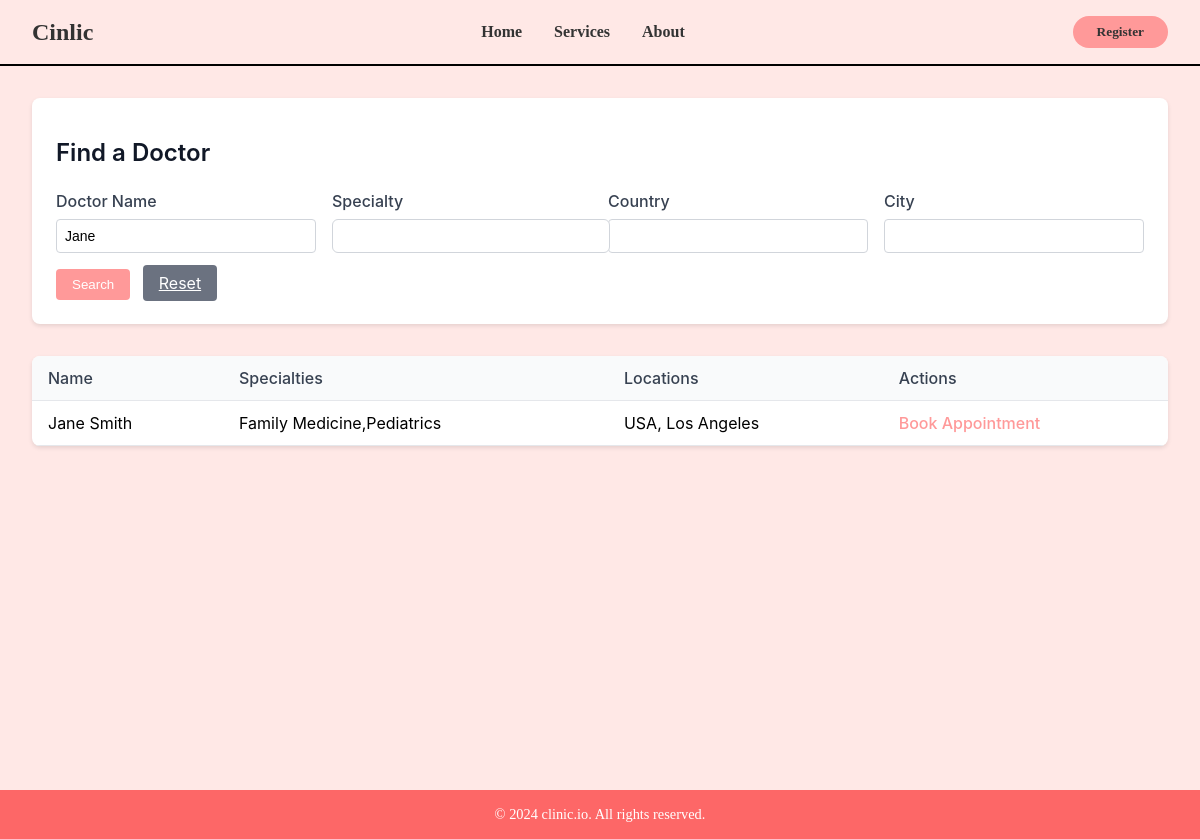
Page /search.php?name=Jane on the committed database.
### tables this page shows
CREATE TABLE IF NOT EXISTS patient ( 
    ID INT NOT NULL PRIMARY KEY AUTO_INCREMENT, 
    First_Name VARCHAR(50) NOT NULL,
    Last_Name VARCHAR(50) NOT NULL, 
    Email VARCHAR(100) NOT NULL UNIQUE, 
    pwd VARCHAR(255) NOT NULL, 
    phoneNum VARCHAR(15) NOT NULL, 
    DOB DATE NOT NULL, 
    gender VARCHAR(10) NOT NULL, 
    BloodType VARCHAR(3) NOT NULL,
    Created_AT TIMESTAMP DEFAULT CURRENT_TIMESTAMP,
    Updated_AT TIMESTAMP DEFAULT CURRENT_TIMESTAMP ON UPDATE CURRENT_TIMESTAMP, 
    Session_ID VARCHAR(128) DEFAULT NULL,
    CONSTRAINT chk_gender CHECK (gender IN ('Male', 'Female')),
    CONSTRAINT chk_bloodtype CHECK (BloodType IN ('A+', 'A-', 'B+', 'B-', 'AB+', 'AB-', 'O+', 'O-'))
);

### includes/search_model.inc.php (called while the page is built, shortened)
<?php
function findDoctors($pdo, array $params, array $where_conditions)
{
    $query = "
    SELECT DISTINCT
        p.ID,
        p.First_Name,
        p.Last_Name,
        GROUP_CONCAT(DISTINCT s.Specialty_Name) as Specialties,
        GROUP_CONCAT(DISTINCT CONCAT(l.Country, ', ', l.City)) as Locations
    FROM patient p
    INNER JOIN doctor d ON p.ID = d.ID
    LEFT JOIN specialty s ON d.ID = s.DoctorID
    LEFT JOIN appointment a ON d.ID = a.DoctorID
    LEFT JOIN location l ON a.LocationID = l.ID
";
    if (!empty($where_conditions)) {
        $query .= " WHERE " . implode(" AND ", $where_conditions);
    }
    $query .= " GROUP BY p.ID, p.First_Name, p.Last_Name";
    try {
        $stmt = $pdo->prepare($query);
        $stmt->execute($params);
        return  $stmt->fetchAll();
    } catch (PDOException $e) {
        error_log("Query failed: " . $e->getMessage());
        return [];
    }
}

### search.php (the view, shortened to what this page needs)
<?php
try {
    $db = Database::getInstance();
    $pdo = $db->getConnection();
} catch (PDOException $e) {
    die("Connection failed: " . $e->getMessage());
}
$where_conditions = [];
$params = [];
if (!empty($_GET['name'])) {
    $name = $_GET['name'];
    $where_conditions[] = "(p.First_Name LIKE :name OR p.Last_Name LIKE :name2)";
    $params[':name'] = "%$name%";
    $params[':name2'] = "%$name%";
}
require_once 'includes/search_model.inc.php';
$results = findDoctors($pdo, $params, $where_conditions);
function h($str)
{
    return htmlspecialchars($str, ENT_QUOTES, 'UTF-8');
}
?>
<!DOCTYPE html>
<html lang="en">
<head>
    <link rel="stylesheet" href="css/layout.css">
    <link rel="stylesheet" href="css/search.css">
</head>
<body>
    <nav>
        <div class="logo">Cinlic</div>
        <div class="nav-links">
            <a href="index.php">Home</a>
            <a href="#">Services</a>
            <a href="about.php">About</a>
        </div>
        <button class="register-btn">Register</button>
    </nav>
    <main>
        <div class="search-container">
            <h1 style="margin-bottom: 1.5rem; color: #111827; font-size: 1.5rem; font-weight: 600;">Find a Doctor</h1>
            <form method="GET">
                <div class="search-grid">
                    <div class="search-field">
                        <label>Doctor Name</label>
                        <input type="text" name="name" value="<?= h($_GET['name'] ?? '') ?>">
                    </div>
                    <div class="search-field">
                        <label>Specialty</label>
                        <div class="custom-select">
                            <input type="text" name="specialty" id="specialty-input"
                                value="<?= h($_GET['specialty'] ?? '') ?>"
                                autocomplete="off">
                        </div>
                    </div>
                    <div class="search-field">
                        <label>Country</label>
                        <input type="text" name="country" value="<?= h($_GET['country'] ?? '') ?>">
                    </div>
                    <div class="search-field">
                        <label>City</label>
                        <input type="text" name="city" value="<?= h($_GET['city'] ?? '') ?>">
                    </div>
                </div>
                <div class="button-group">
                    <button type="submit" class="search-btn">Search</button>
                    <a href="<?= h($_SERVER['PHP_SELF']) ?>" class="reset-btn">Reset</a>
                </div>
            </form>
        </div>
        <table class="results-table">
            <thead>
                <tr>
                    <th>Name</th>
                    <th>Specialties</th>
                    <th>Locations</th>
                    <th>Actions</th>
                </tr>
            </thead>
            <tbody>
                <?php if (!empty($results)): ?>
                    <?php foreach ($results as $row): ?>
                        <tr>
                            <td><?= h($row['First_Name'] . ' ' . $row['Last_Name']) ?></td>
                            <td><?= h($row['Specialties'] ?? 'Not specified') ?></td>
                            <td><?= h($row['Locations'] ?? 'Not specified') ?></td>
                            <td>
                                <a href="appointment.php?doctor_id=<?= h($row['ID']) ?>" class="book-btn">
                                    Book Appointment
                                </a>
                            </td>
                        </tr>
                    <?php endforeach; ?>
                <?php endif; ?>
            </tbody>
        </table>
    </main>
    <footer>
        &copy; 2024 clinic.io. All rights reserved.
    </footer>
</body>
</html>

### css/layout.css (style rules this page uses)
body { margin: 0; font-family: -apple-system, BlinkMacSystemFont, "Segoe UI", Roboto, sans-serif; background-color: #ffe8e6; }
nav { font-family: 'Margarine', cursive; display: flex; justify-content: space-between; padding: 1rem 2rem; align-items: center; background-color: #ffe8e6; border-bottom: 2px solid rgba(0, 0, 0, 1); font-weight: 700; }
.logo { font-size: 1.5rem; font-weight: bold; color: #333; }
.nav-links { display: flex; gap: 2rem; }
.nav-links a { text-decoration: none; color: #333; }
.register-btn { font-family: 'Margarine', cursive; background-color: #ff9999; padding: 0.5rem 1.5rem; border-radius: 20px; font-weight: 700; border: none; color: #333; cursor: pointer; }
footer { font-family: 'Margarine', cursive; background-color: #fd6767; color: #fff; padding: 1rem 2rem; text-align: center; font-size: 0.9rem; }

### css/search.css (style rules this page uses)
main { padding: 2rem; max-width: 1200px; margin: 0 auto; min-height: calc(100vh - 140px); }
.search-container { background-color: white; padding: 1.5rem; border-radius: 8px; box-shadow: 0 2px 4px rgba(0, 0, 0, 0.1); margin-bottom: 2rem; }
.search-grid { display: grid; grid-template-columns: repeat(auto-fit, minmax(240px, 1fr)); gap: 1rem; margin-bottom: 1rem; }
.search-field { display: flex; flex-direction: column; }
.search-field label { margin-bottom: 0.5rem; font-weight: 500; color: #374151; }
.search-field input { padding: 0.5rem; border: 1px solid #d1d5db; border-radius: 4px; font-size: 0.875rem; }
.button-group { margin-top: 1rem; }
.search-btn { background-color: #ff9999; color: white; padding: 0.5rem 1rem; border: none; border-radius: 4px; cursor: pointer; font-weight: 500; }
.reset-btn { background-color: #6b7280; color: white; padding: 0.5rem 1rem; border: none; border-radius: 4px; margin-left: 0.5rem; cursor: pointer; }
.results-table { width: 100%; border-collapse: separate; border-spacing: 0; background-color: white; border-radius: 8px; overflow: hidden; box-shadow: 0 2px 4px rgba(0, 0, 0, 0.1); }
.results-table th { background-color: #f9fafb; padding: 0.75rem 1rem; text-align: left; font-weight: 500; color: #374151; border-bottom: 1px solid #e5e7eb; }
.results-table td { padding: 0.75rem 1rem; border-bottom: 1px solid #e5e7eb; }
.book-btn { color: #ff9999; text-decoration: none; font-weight: 500; }
.custom-select { position: relative; width: 100%; }
.custom-select input { width: 100%; padding: 0.5rem; border: 1px solid #d1d5db; border-radius: 0.375rem; }

### rows in the picture
patient: First_Name+Last_Name "Jane Smith", Specialties "Family Medicine,Pediatrics", Locations "USA, Los Angeles"
